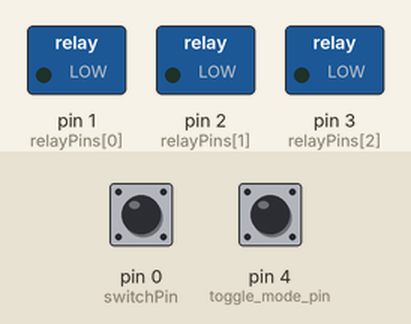
This sketch was run on a simulated Arduino Uno, built with avr-gcc and run on an emulated ATmega328P. On the bench: switched loads named in the sketch (green lamp = pin HIGH). Inputs (shaded band) come from the test bench; at power-on: pin 0 (switchPin) HIGH, pin 4 (toggle_mode_pin) HIGH.

Above: at 1.2 s.
1.3 s: pin 0 (switchPin) pulled LOW for 0.15 s
At 2.1 s:
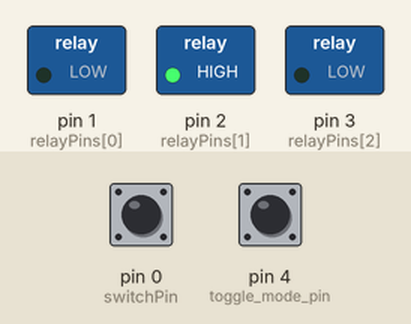
3.8 s: pin 0 (switchPin) pulled LOW for 1 s
At 4.2 s:
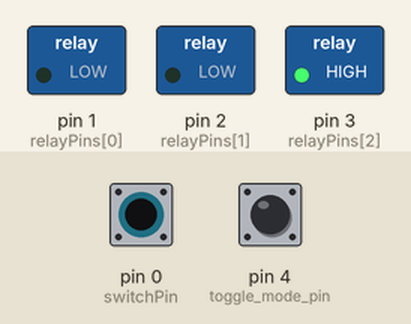
6.3 s: pin 0 (switchPin) pulled LOW for 0.15 s
At 7.1 s:
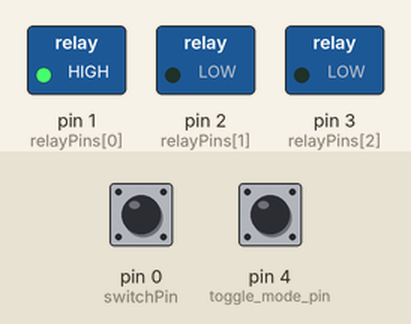
Timing chart, 0 to 9.3 s (numbered marks = the images above; inputs shaded):
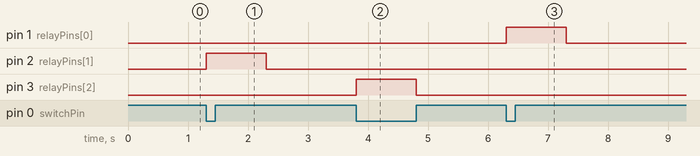

Measured:
- after the input at 1.3 s, pin 2 (relayPins[1]): LOW → HIGH at once, → LOW 1.0 s later
- after the input at 3.8 s, pin 3 (relayPins[2]): LOW → HIGH at once, → LOW 1.0 s later
- after the input at 6.3 s, pin 1 (relayPins[0]): LOW → HIGH at once, → LOW 1.0 s later

The sketch:

attiny13.ino
```cpp
#define toggle_mode_pin 4
bool mode = 1;
const int switchPin = 0; // پین سوئیچ
const int relayPins[] = {1, 2, 3}; // آرایه پین های رله
int relayState = 0; // متغیر وضعیت رله

void setup() {
  // پین سوئیچ را به عنوان ورودی و پین های رله را به عنوان خروجی تنظیم کنید
  pinMode(switchPin, INPUT_PULLUP);
  pinMode(toggle_mode_pin, INPUT_PULLUP);

  for (int i = 0; i < 3; ++i) {
    pinMode(relayPins[i], OUTPUT);
  }
}

void loop() {

if (digitalRead(toggle_mode_pin) == 0) {

  mode = 0;
  }
  else {

  mode = 1;

  }


  switch (mode) {
  case 0:
    // 2 relays   toggle pin is pressed


  // اگر سوئیچ فشار داده شد
  if (digitalRead(switchPin) == 0) {
    // وضعیت رله را به روز کنید
    relayState = (relayState + 1) % 2;

    // رله قبلی را خاموش کنید
    if (relayState > 0) {
      digitalWrite(relayPins[relayState - 1], LOW);
    }

    // رله فعلی را روشن کنید
    digitalWrite(relayPins[relayState], HIGH);

    // منتظر 500 میلی ثانیه بمانید
    delay(1000);
    // رله فعلی را خاموش کن
    digitalWrite(relayPins[relayState], LOW);

    while (digitalRead(switchPin) == 0) {}
  }

  break;
  case 1:
   // 3 relays   toggle pin is NOT pressed


  // اگر سوئیچ فشار داده شد
  if (digitalRead(switchPin) == 0) {
    // وضعیت رله را به روز کنید
    relayState = (relayState + 1) % 3;

    // رله قبلی را خاموش کنید
    if (relayState > 0) {
      digitalWrite(relayPins[relayState - 1], LOW);
    }

    // رله فعلی را روشن کنید
    digitalWrite(relayPins[relayState], HIGH);

    // منتظر 500 میلی ثانیه بمانید
    delay(1000);
    // رله فعلی را خاموش کن
    digitalWrite(relayPins[relayState], LOW);

    while (digitalRead(switchPin) == 0) {}
  }

  break;


}}
```
